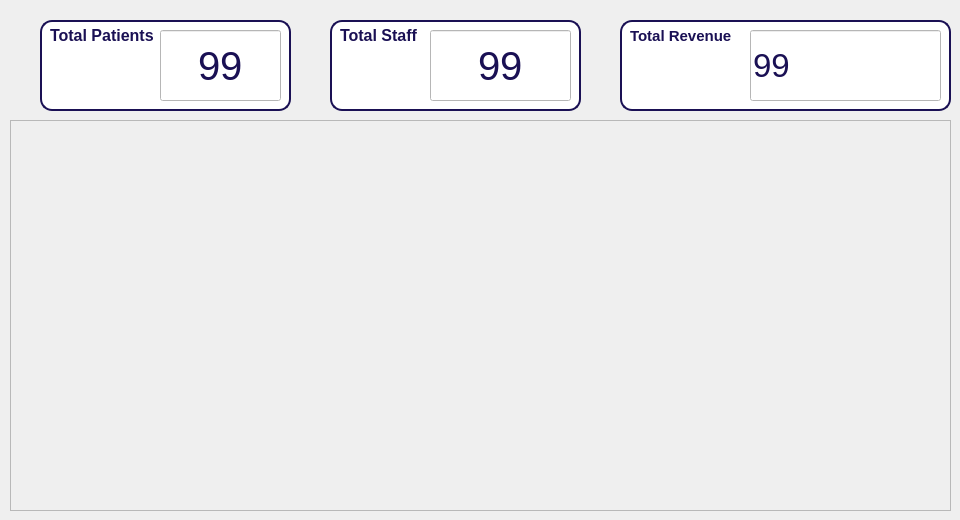
    <widget class="QWidget" name="page_5">
     <widget class="QWidget" name="totalpatientholder" native="true">
      <property name="geometry">
       <rect>
        <x>40</x>
        <y>20</y>
        <width>251</width>
        <height>91</height>
       </rect>
      </property>
      <property name="styleSheet">
       <string notr="true">#totalpatientholder{
border-radius: 12px;
background-color: white;
  border: 2px solid #1A1054;
}

#totalpatientholder QWidget {
    background-color: none; 
}</string>
      </property>
      <widget class="QLabel" name="label">
       <property name="geometry">
        <rect>
         <x>10</x>
         <y>0</y>
         <width>111</width>
         <height>31</height>
        </rect>
       </property>
       <property name="font">
        <font>
         <pointsize>12</pointsize>
         <bold>true</bold>
        </font>
       </property>
       <property name="styleSheet">
        <string notr="true">color: rgb(26, 16, 84);</string>
       </property>
       <property name="text">
        <string>Total Patients</string>
       </property>
      </widget>
      <widget class="QLineEdit" name="totalpatientField">
       <property name="geometry">
        <rect>
         <x>120</x>
         <y>10</y>
         <width>121</width>
         <height>71</height>
        </rect>
       </property>
       <property name="font">
        <font>
         <pointsize>30</pointsize>
        </font>
       </property>
       <property name="autoFillBackground">
        <bool>false</bool>
       </property>
       <property name="styleSheet">
        <string notr="true">color: rgb(26, 16, 84);
background-color: rgb(255, 255, 255);</string>
       </property>
       <property name="text">
        <string>99</string>
       </property>
       <property name="alignment">
        <set>Qt::AlignmentFlag::AlignCenter</set>
       </property>
       <property name="readOnly">
        <bool>true</bool>
       </property>
      </widget>
     </widget>
     <widget class="QWidget" name="totalstaffholder" native="true">
      <property name="geometry">
       <rect>
        <x>330</x>
        <y>20</y>
        <width>251</width>
        <height>91</height>
       </rect>
      </property>
      <property name="styleSheet">
       <string notr="true">#totalstaffholder{
border-radius: 12px;
background-color: white;
  border: 2px solid #1A1054;
}

#totalstaffholder QWidget {
    background-color: none; 
}</string>
      </property>
      <widget class="QLabel" name="label_9">
       <property name="geometry">
        <rect>
         <x>10</x>
         <y>0</y>
         <width>111</width>
         <height>31</height>
        </rect>
       </property>
       <property name="font">
        <font>
         <pointsize>12</pointsize>
         <bold>true</bold>
        </font>
       </property>
       <property name="styleSheet">
        <string notr="true">color: rgb(26, 16, 84);</string>
       </property>
       <property name="text">
        <string>Total Staff</string>
       </property>
      </widget>
      <widget class="QLineEdit" name="totalstaffField">
       <property name="geometry">
        <rect>
         <x>100</x>
         <y>10</y>
         <width>141</width>
         <height>71</height>
        </rect>
       </property>
       <property name="font">
        <font>
         <pointsize>30</pointsize>
        </font>
       </property>
       <property name="styleSheet">
        <string notr="true">color: rgb(26, 16, 84);
background-color: rgb(255, 255, 255);</string>
       </property>
       <property name="text">
        <string>99</string>
       </property>
       <property name="alignment">
        <set>Qt::AlignmentFlag::AlignCenter</set>
       </property>
       <property name="readOnly">
        <bool>true</bool>
       </property>
      </widget>
     </widget>
     <widget class="QWidget" name="totalrevenueHolder" native="true">
      <property name="geometry">
       <rect>
        <x>620</x>
        <y>20</y>
        <width>331</width>
        <height>91</height>
       </rect>
      </property>
      <property name="styleSheet">
       <string notr="true">#totalrevenueHolder{
border-radius: 12px;
background-color: white;
  border: 2px solid #1A1054;
}

#totalrevenueHolder QWidget {
    background-color: none; 
}</string>
      </property>
      <widget class="QLabel" name="label_11">
       <property name="geometry">
        <rect>
         <x>10</x>
         <y>0</y>
         <width>131</width>
         <height>31</height>
        </rect>
       </property>
       <property name="font">
        <font>
         <pointsize>11</pointsize>
         <bold>true</bold>
        </font>
       </property>
       <property name="styleSheet">
        <string notr="true">color: rgb(26, 16, 84);</string>
       </property>
       <property name="text">
        <string>Total Revenue</string>
       </property>
      </widget>
      <widget class="QLineEdit" name="totalrevenueField">
       <property name="geometry">
        <rect>
         <x>130</x>
         <y>10</y>
         <width>191</width>
         <height>71</height>
        </rect>
       </property>
       <property name="font">
        <font>
         <pointsize>25</pointsize>
        </font>
       </property>
       <property name="styleSheet">
        <string notr="true">color: rgb(26, 16, 84);
background-color: rgb(255, 255, 255);</string>
       </property>
       <property name="text">
        <string>99</string>
       </property>
       <property name="alignment">
        <set>Qt::AlignmentFlag::AlignLeading|Qt::AlignmentFlag::AlignLeft|Qt::AlignmentFlag::AlignVCenter</set>
       </property>
       <property name="readOnly">
        <bool>true</bool>
       </property>
      </widget>
     </widget>
     <widget class="QFrame" name="graphFrame">
      <property name="geometry">
       <rect>
        <x>10</x>
        <y>120</y>
        <width>941</width>
        <height>391</height>
       </rect>
      </property>
      <property name="frameShape">
       <enum>QFrame::Shape::StyledPanel</enum>
      </property>
      <property name="frameShadow">
       <enum>QFrame::Shadow::Raised</enum>
      </property>
     </widget>
    </widget>
